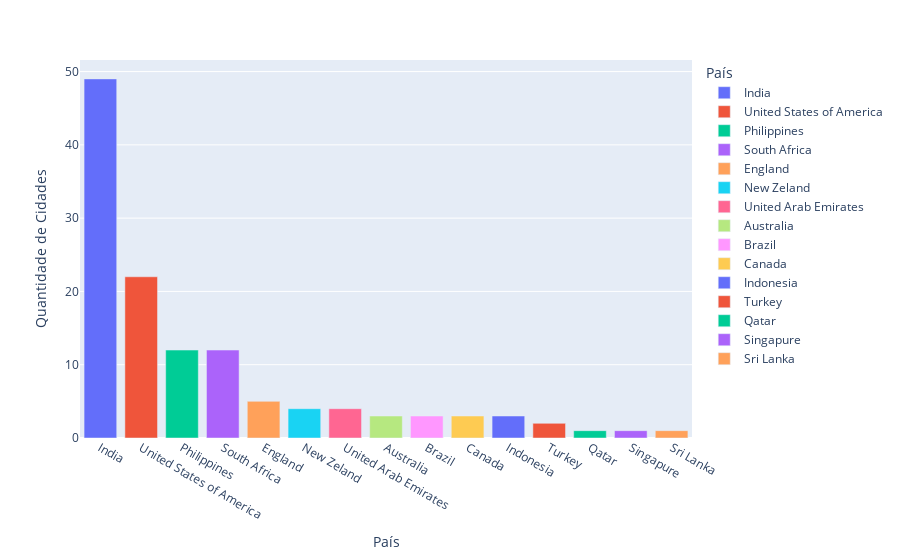

The notebook cell saved with this chart:
### Markdown cell above
### Quantidade de Cidades Registradas por País

### Code cell
df_aux = df.loc[:, ["country_code", "city"]].groupby(["country_code"]).nunique().reset_index()
df_aux = df_aux.sort_values(by = "city", ascending=False) .reset_index(drop=True)
fig = px.bar(df_aux, 
                    x="country_code", 
                    y ="city", 
                    color="country_code", 
                    labels={"city": "Quantidade de Cidades", "country_code": "País"})
fig.show()

### Figure 1 — Plotly figure (JSON) as saved in the notebook; plotly's stock layout.template omitted (floating-point values rounded to 4 significant figures)
{"data": [{"alignmentgroup": "True", "hovertemplate": "País=%{x}<br>Quantidade de Cidades=%{y}<extra></extra>", "legendgroup": "India", "marker": {"color": "#636efa", "pattern": {"shape": ""}}, "name": "India", "offsetgroup": "India", "orientation": "v", "showlegend": true, "textposition": "auto", "type": "bar", "x": ["India"], "xaxis": "x", "y": [49], "yaxis": "y"}, {"alignmentgroup": "True", "hovertemplate": "País=%{x}<br>Quantidade de Cidades=%{y}<extra></extra>", "legendgroup": "United States of America", "marker": {"color": "#EF553B", "pattern": {"shape": ""}}, "name": "United States of America", "offsetgroup": "United States of America", "orientation": "v", "showlegend": true, "textposition": "auto", "type": "bar", "x": ["United States of America"], "xaxis": "x", "y": [22], "yaxis": "y"}, {"alignmentgroup": "True", "hovertemplate": "País=%{x}<br>Quantidade de Cidades=%{y}<extra></extra>", "legendgroup": "Philippines", "marker": {"color": "#00cc96", "pattern": {"shape": ""}}, "name": "Philippines", "offsetgroup": "Philippines", "orientation": "v", "showlegend": true, "textposition": "auto", "type": "bar", "x": ["Philippines"], "xaxis": "x", "y": [12], "yaxis": "y"}, {"alignmentgroup": "True", "hovertemplate": "País=%{x}<br>Quantidade de Cidades=%{y}<extra></extra>", "legendgroup": "South Africa", "marker": {"color": "#ab63fa", "pattern": {"shape": ""}}, "name": "South Africa", "offsetgroup": "South Africa", "orientation": "v", "showlegend": true, "textposition": "auto", "type": "bar", "x": ["South Africa"], "xaxis": "x", "y": [12], "yaxis": "y"}, {"alignmentgroup": "True", "hovertemplate": "País=%{x}<br>Quantidade de Cidades=%{y}<extra></extra>", "legendgroup": "England", "marker": {"color": "#FFA15A", "pattern": {"shape": ""}}, "name": "England", "offsetgroup": "England", "orientation": "v", "showlegend": true, "textposition": "auto", "type": "bar", "x": ["England"], "xaxis": "x", "y": [5], "yaxis": "y"}, {"alignmentgroup": "True", "hovertemplate": "País=%{x}<br>Quantidade de Cidades=%{y}<extra></extra>", "legendgroup": "New Zeland", "marker": {"color": "#19d3f3", "pattern": {"shape": ""}}, "name": "New Zeland", "offsetgroup": "New Zeland", "orientation": "v", "showlegend": true, "textposition": "auto", "type": "bar", "x": ["New Zeland"], "xaxis": "x", "y": [4], "yaxis": "y"}, {"alignmentgroup": "True", "hovertemplate": "País=%{x}<br>Quantidade de Cidades=%{y}<extra></extra>", "legendgroup": "United Arab Emirates", "marker": {"color": "#FF6692", "pattern": {"shape": ""}}, "name": "United Arab Emirates", "offsetgroup": "United Arab Emirates", "orientation": "v", "showlegend": true, "textposition": "auto", "type": "bar", "x": ["United Arab Emirates"], "xaxis": "x", "y": [4], "yaxis": "y"}, {"alignmentgroup": "True", "hovertemplate": "País=%{x}<br>Quantidade de Cidades=%{y}<extra></extra>", "legendgroup": "Australia", "marker": {"color": "#B6E880", "pattern": {"shape": ""}}, "name": "Australia", "offsetgroup": "Australia", "orientation": "v", "showlegend": true, "textposition": "auto", "type": "bar", "x": ["Australia"], "xaxis": "x", "y": [3], "yaxis": "y"}, {"alignmentgroup": "True", "hovertemplate": "País=%{x}<br>Quantidade de Cidades=%{y}<extra></extra>", "legendgroup": "Brazil", "marker": {"color": "#FF97FF", "pattern": {"shape": ""}}, "name": "Brazil", "offsetgroup": "Brazil", "orientation": "v", "showlegend": true, "textposition": "auto", "type": "bar", "x": ["Brazil"], "xaxis": "x", "y": [3], "yaxis": "y"}, {"alignmentgroup": "True", "hovertemplate": "País=%{x}<br>Quantidade de Cidades=%{y}<extra></extra>", "legendgroup": "Canada", "marker": {"color": "#FECB52", "pattern": {"shape": ""}}, "name": "Canada", "offsetgroup": "Canada", "orientation": "v", "showlegend": true, "textposition": "auto", "type": "bar", "x": ["Canada"], "xaxis": "x", "y": [3], "yaxis": "y"}, {"alignmentgroup": "True", "hovertemplate": "País=%{x}<br>Quantidade de Cidades=%{y}<extra></extra>", "legendgroup": "Indonesia", "marker": {"color": "#636efa", "pattern": {"shape": ""}}, "name": "Indonesia", "offsetgroup": "Indonesia", "orientation": "v", "showlegend": true, "textposition": "auto", "type": "bar", "x": ["Indonesia"], "xaxis": "x", "y": [3], "yaxis": "y"}, {"alignmentgroup": "True", "hovertemplate": "País=%{x}<br>Quantidade de Cidades=%{y}<extra></extra>", "legendgroup": "Turkey", "marker": {"color": "#EF553B", "pattern": {"shape": ""}}, "name": "Turkey", "offsetgroup": "Turkey", "orientation": "v", "showlegend": true, "textposition": "auto", "type": "bar", "x": ["Turkey"], "xaxis": "x", "y": [2], "yaxis": "y"}, {"alignmentgroup": "True", "hovertemplate": "País=%{x}<br>Quantidade de Cidades=%{y}<extra></extra>", "legendgroup": "Qatar", "marker": {"color": "#00cc96", "pattern": {"shape": ""}}, "name": "Qatar", "offsetgroup": "Qatar", "orientation": "v", "showlegend": true, "textposition": "auto", "type": "bar", "x": ["Qatar"], "xaxis": "x", "y": [1], "yaxis": "y"}, {"alignmentgroup": "True", "hovertemplate": "País=%{x}<br>Quantidade de Cidades=%{y}<extra></extra>", "legendgroup": "Singapure", "marker": {"color": "#ab63fa", "pattern": {"shape": ""}}, "name": "Singapure", "offsetgroup": "Singapure", "orientation": "v", "showlegend": true, "textposition": "auto", "type": "bar", "x": ["Singapure"], "xaxis": "x", "y": [1], "yaxis": "y"}, {"alignmentgroup": "True", "hovertemplate": "País=%{x}<br>Quantidade de Cidades=%{y}<extra></extra>", "legendgroup": "Sri Lanka", "marker": {"color": "#FFA15A", "pattern": {"shape": ""}}, "name": "Sri Lanka", "offsetgroup": "Sri Lanka", "orientation": "v", "showlegend": true, "textposition": "auto", "type": "bar", "x": ["Sri Lanka"], "xaxis": "x", "y": [1], "yaxis": "y"}], "layout": {"barmode": "relative", "legend": {"title": {"text": "País"}, "tracegroupgap": 0}, "margin": {"t": 60}, "xaxis": {"anchor": "y", "categoryarray": ["India", "United States of America", "Philippines", "South Africa", "England", "New Zeland", "United Arab Emirates", "Australia", "Brazil", "Canada", "Indonesia", "Turkey", "Qatar", "Singapure", "Sri Lanka"], "categoryorder": "array", "domain": [0, 1], "title": {"text": "País"}}, "yaxis": {"anchor": "x", "domain": [0, 1], "title": {"text": "Quantidade de Cidades"}}}}
